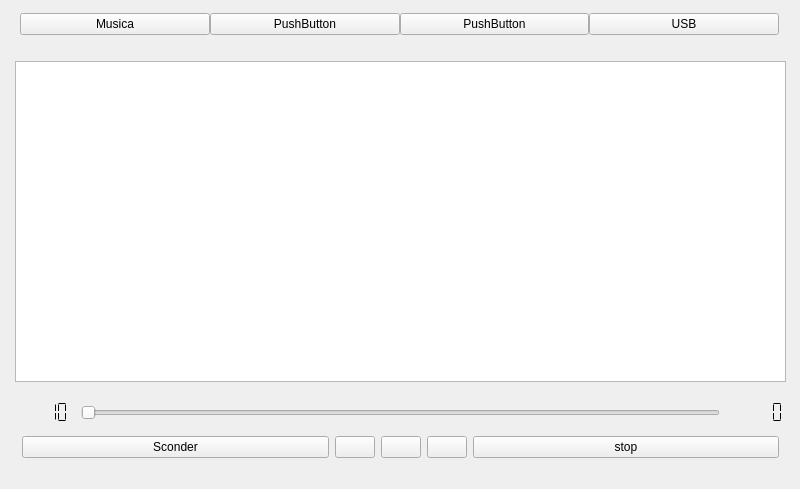
<?xml version="1.0" encoding="UTF-8"?>
<ui version="4.0">
 <class>MainWindow</class>
 <widget class="QMainWindow" name="MainWindow">
  <property name="geometry">
   <rect>
    <x>0</x>
    <y>0</y>
    <width>800</width>
    <height>489</height>
   </rect>
  </property>
  <property name="windowTitle">
   <string>MainWindow</string>
  </property>
  <widget class="QWidget" name="centralWidget">
   <widget class="QWidget" name="horizontalLayoutWidget">
    <property name="geometry">
     <rect>
      <x>9</x>
      <y>-1</y>
      <width>781</width>
      <height>51</height>
     </rect>
    </property>
    <layout class="QHBoxLayout" name="horizontalLayout">
     <property name="spacing">
      <number>0</number>
     </property>
     <item>
      <widget class="QPushButton" name="btn_musica">
       <property name="text">
        <string>Musica</string>
       </property>
       <property name="iconSize">
        <size>
         <width>20</width>
         <height>20</height>
        </size>
       </property>
      </widget>
     </item>
     <item>
      <widget class="QPushButton" name="btn_radio">
       <property name="text">
        <string>PushButton</string>
       </property>
      </widget>
     </item>
     <item>
      <widget class="QPushButton" name="pushButton_2">
       <property name="text">
        <string>PushButton</string>
       </property>
      </widget>
     </item>
     <item>
      <widget class="QPushButton" name="btn_mount">
       <property name="text">
        <string>USB</string>
       </property>
      </widget>
     </item>
    </layout>
   </widget>
   <widget class="QWidget" name="verticalLayoutWidget">
    <property name="geometry">
     <rect>
      <x>0</x>
      <y>390</y>
      <width>801</width>
      <height>91</height>
     </rect>
    </property>
    <layout class="QVBoxLayout" name="verticalLayout">
     <property name="spacing">
      <number>0</number>
     </property>
     <property name="sizeConstraint">
      <enum>QLayout::SetDefaultConstraint</enum>
     </property>
     <item>
      <layout class="QHBoxLayout" name="horizontalLayout_3">
       <property name="spacing">
        <number>6</number>
       </property>
       <property name="sizeConstraint">
        <enum>QLayout::SetFixedSize</enum>
       </property>
       <property name="leftMargin">
        <number>0</number>
       </property>
       <property name="bottomMargin">
        <number>0</number>
       </property>
       <item>
        <widget class="QLCDNumber" name="lcdNumber_2">
         <property name="sizePolicy">
          <sizepolicy hsizetype="Fixed" vsizetype="Fixed">
           <horstretch>0</horstretch>
           <verstretch>0</verstretch>
          </sizepolicy>
         </property>
         <property name="frameShape">
          <enum>QFrame::NoFrame</enum>
         </property>
         <property name="midLineWidth">
          <number>0</number>
         </property>
         <property name="digitCount">
          <number>5</number>
         </property>
         <property name="mode">
          <enum>QLCDNumber::Dec</enum>
         </property>
         <property name="segmentStyle">
          <enum>QLCDNumber::Flat</enum>
         </property>
         <property name="value" stdset="0">
          <double>10.000000000000000</double>
         </property>
         <property name="intValue" stdset="0">
          <number>10</number>
         </property>
        </widget>
       </item>
       <item>
        <widget class="QSlider" name="statusBar">
         <property name="sizePolicy">
          <sizepolicy hsizetype="Expanding" vsizetype="Fixed">
           <horstretch>0</horstretch>
           <verstretch>0</verstretch>
          </sizepolicy>
         </property>
         <property name="orientation">
          <enum>Qt::Horizontal</enum>
         </property>
        </widget>
       </item>
       <item>
        <widget class="QLCDNumber" name="lcdNumber">
         <property name="sizePolicy">
          <sizepolicy hsizetype="Fixed" vsizetype="Fixed">
           <horstretch>0</horstretch>
           <verstretch>0</verstretch>
          </sizepolicy>
         </property>
         <property name="frameShape">
          <enum>QFrame::NoFrame</enum>
         </property>
         <property name="segmentStyle">
          <enum>QLCDNumber::Flat</enum>
         </property>
        </widget>
       </item>
      </layout>
     </item>
     <item>
      <widget class="QWidget" name="horizontalWidget_2" native="true">
       <layout class="QHBoxLayout" name="horizontalLayout_2">
        <item>
         <widget class="QPushButton" name="btn_hilo">
          <property name="text">
           <string>Sconder</string>
          </property>
         </widget>
        </item>
        <item>
         <widget class="QPushButton" name="pushButton_9">
          <property name="sizePolicy">
           <sizepolicy hsizetype="Fixed" vsizetype="Fixed">
            <horstretch>0</horstretch>
            <verstretch>0</verstretch>
           </sizepolicy>
          </property>
          <property name="text">
           <string/>
          </property>
          <property name="icon">
           <iconset resource="../Resources/iconos.qrc">
            <normaloff>:/new/iconos/Iconos/icon-previus.png</normaloff>:/new/iconos/Iconos/icon-previus.png</iconset>
          </property>
          <property name="iconSize">
           <size>
            <width>40</width>
            <height>40</height>
           </size>
          </property>
         </widget>
        </item>
        <item>
         <widget class="QPushButton" name="play_puaseButton">
          <property name="sizePolicy">
           <sizepolicy hsizetype="Fixed" vsizetype="Fixed">
            <horstretch>0</horstretch>
            <verstretch>0</verstretch>
           </sizepolicy>
          </property>
          <property name="text">
           <string/>
          </property>
          <property name="icon">
           <iconset resource="../Resources/iconos.qrc">
            <normaloff>:/new/iconos/Iconos/icono_play.png</normaloff>:/new/iconos/Iconos/icono_play.png</iconset>
          </property>
          <property name="iconSize">
           <size>
            <width>40</width>
            <height>40</height>
           </size>
          </property>
         </widget>
        </item>
        <item>
         <widget class="QPushButton" name="pushButton_6">
          <property name="sizePolicy">
           <sizepolicy hsizetype="Fixed" vsizetype="Fixed">
            <horstretch>0</horstretch>
            <verstretch>0</verstretch>
           </sizepolicy>
          </property>
          <property name="text">
           <string/>
          </property>
          <property name="icon">
           <iconset resource="../Resources/iconos.qrc">
            <normaloff>:/new/iconos/Iconos/icon-next.png</normaloff>:/new/iconos/Iconos/icon-next.png</iconset>
          </property>
          <property name="iconSize">
           <size>
            <width>40</width>
            <height>40</height>
           </size>
          </property>
         </widget>
        </item>
        <item>
         <widget class="QPushButton" name="stop">
          <property name="text">
           <string>stop</string>
          </property>
         </widget>
        </item>
       </layout>
      </widget>
     </item>
    </layout>
   </widget>
   <widget class="QTreeView" name="treeView">
    <property name="geometry">
     <rect>
      <x>15</x>
      <y>61</y>
      <width>771</width>
      <height>321</height>
     </rect>
    </property>
    <property name="sizePolicy">
     <sizepolicy hsizetype="Fixed" vsizetype="Fixed">
      <horstretch>0</horstretch>
      <verstretch>0</verstretch>
     </sizepolicy>
    </property>
    <property name="font">
     <font>
      <pointsize>13</pointsize>
     </font>
    </property>
    <property name="lineWidth">
     <number>10</number>
    </property>
    <property name="horizontalScrollBarPolicy">
     <enum>Qt::ScrollBarAlwaysOff</enum>
    </property>
    <property name="alternatingRowColors">
     <bool>false</bool>
    </property>
    <property name="uniformRowHeights">
     <bool>false</bool>
    </property>
    <attribute name="headerHighlightSections">
     <bool>true</bool>
    </attribute>
   </widget>
  </widget>
  <widget class="QMenuBar" name="menuBar">
   <property name="geometry">
    <rect>
     <x>0</x>
     <y>0</y>
     <width>800</width>
     <height>22</height>
    </rect>
   </property>
  </widget>
 </widget>
 <layoutdefault spacing="6" margin="11"/>
 <resources>
  <include location="../Resources/iconos.qrc"/>
 </resources>
 <connections/>
</ui>
